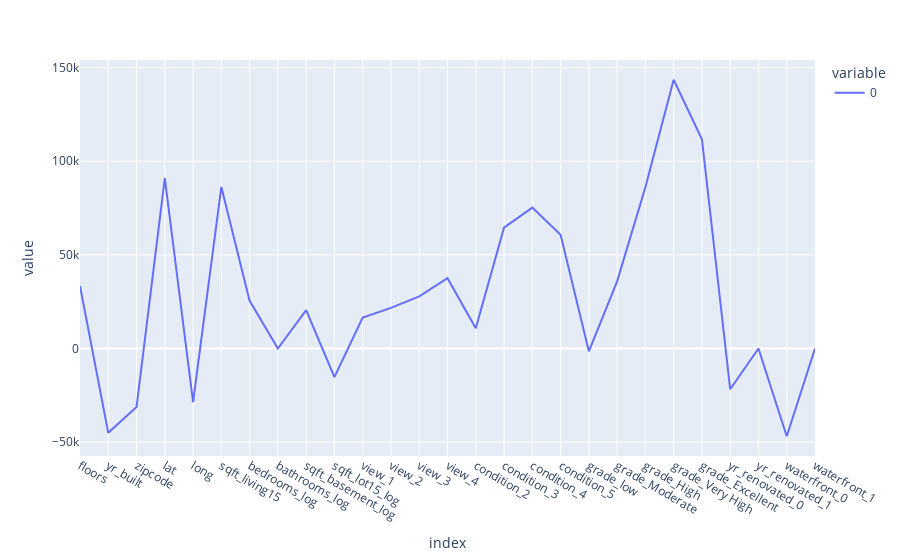

Notebook code for this chart:
### Code cell
import plotly.express as px
imp = pd.Series(model.coef_, index=X_train.columns)
px.line(imp)

### Figure 1 — Plotly figure (JSON) as saved in the notebook; plotly's stock layout.template omitted (floating-point values rounded to 4 significant figures)
{"data": [{"hovertemplate": "variable=0<br>index=%{x}<br>value=%{y}<extra></extra>", "legendgroup": "0", "line": {"color": "#636efa", "dash": "solid"}, "mode": "lines", "name": "0", "orientation": "v", "showlegend": true, "type": "scatter", "x": ["floors", "yr_built", "zipcode", "lat", "long", "sqft_living15", "bedrooms_log", "bathrooms_log", "sqft_basement_log", "sqft_lot15_log", "view_1", "view_2", "view_3", "view_4", "condition_2", "condition_3", "condition_4", "condition_5", "grade_low", "grade_Moderate", "grade_High", "grade_Very High", "grade_Excellent", "yr_renovated_0", "yr_renovated_1", "waterfront_0", "waterfront_1"], "xaxis": "x", "y": [33440.0, -45030.0, -31300.0, 91050.0, -28630.0, 86300.0, 25450.0, 0, 20500.0, -15270.0, 16480.0, 21700.0, 27810.0, 37580.0, 10850.0, 64560.0, 75260.0, 60710.0, -1480.0, 35890.0, 86110.0, 143500.0, 111800.0, -21730.0, 0, -46830.0, 1.445e-09], "yaxis": "y"}], "layout": {"legend": {"title": {"text": "variable"}, "tracegroupgap": 0}, "margin": {"t": 60}, "xaxis": {"anchor": "y", "domain": [0, 1], "title": {"text": "index"}}, "yaxis": {"anchor": "x", "domain": [0, 1], "title": {"text": "value"}}}}
